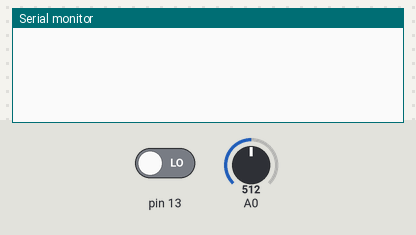
Simulated run of this sketch. Board: Arduino Uno, built with avr-gcc and run on an emulated ATmega328P. Parts: the last lines printed to the serial monitor. The inputs (shaded band) are chosen by the test bench; at power-on: pin 13 LOW, A0 = 512.

Above: at 1.2 s.
1.3 s: pin 13 driven HIGH
At 2.4 s:
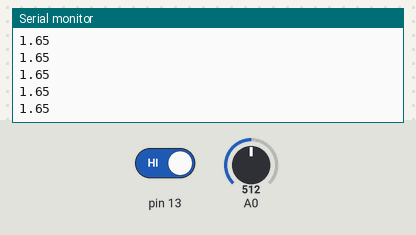
3.2 s: A0 set to 716
At 4.2 s:
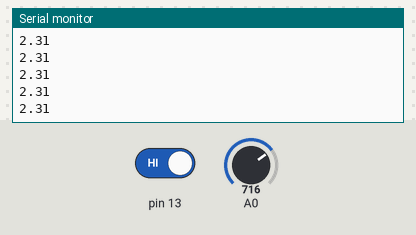
4.7 s: A0 set to 900
At 5.3 s:
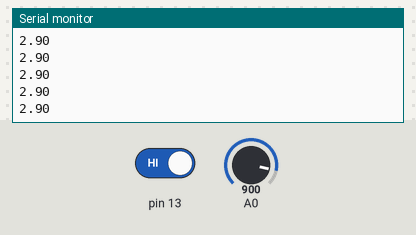
Timing chart, 0 to 7.7 s (numbered marks = the images above; inputs shaded):
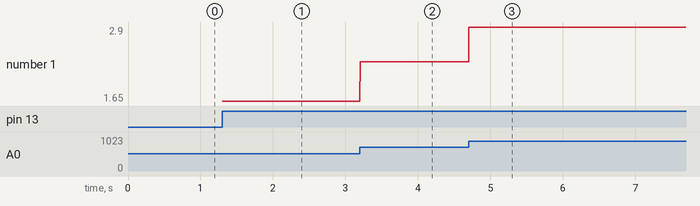

The sketch:

Oskilloskooppi_live.ino
```cpp
/*  Baudinopeus 230400
 */

const unsigned long SAMPLE_RATE = 10000;  //Näytteenottotaajuus (Hz)

unsigned long time;
double multip = 3.3 / 1024;

void setup() {
    pinMode(A0, INPUT);
    pinMode(13, INPUT);
    Serial.begin(230400);
}

void loop() {

    while (digitalRead(13)==HIGH){
        time=micros();
        if ((time % (1000000/SAMPLE_RATE)==0)){
          Serial.println(analogRead(A0)*multip);
        }
    }
}
```

Measured:
- after the input at 1.3 s, the serial monitor: prints a new line at once (image 1)
- after the input at 3.2 s, the serial monitor: prints a new line at once (image 2)
- after the input at 4.7 s, the serial monitor: prints a new line at once (image 3)
- plotted number 1: 1.65 → 2.31 after the input at 3.2 s, 2.31 → 2.9 after the input at 4.7 s
